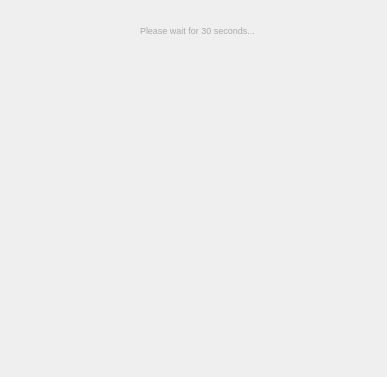
<?xml version="1.0" encoding="UTF-8"?>
<ui version="4.0">
 <class>Form</class>
 <widget class="QWidget" name="Form">
  <property name="geometry">
   <rect>
    <x>0</x>
    <y>0</y>
    <width>387</width>
    <height>377</height>
   </rect>
  </property>
  <property name="windowTitle">
   <string>Form</string>
  </property>
  <widget class="QLabel" name="label_back">
   <property name="geometry">
    <rect>
     <x>0</x>
     <y>0</y>
     <width>391</width>
     <height>381</height>
    </rect>
   </property>
   <property name="styleSheet">
    <string notr="true">QLabel {
    background-image: url(&quot;/nas/Viper/minseo/forui/loo.png&quot;);
    background-repeat: no-repeat;  /* 반복 방지 */
    background-position: center;  /* 중앙 정렬 */
    background-size: contain;  /* QLabel 크기에 맞게 비율 유지 */
}</string>
   </property>
   <property name="text">
    <string/>
   </property>
  </widget>
  <widget class="QLabel" name="label_light">
   <property name="geometry">
    <rect>
     <x>100</x>
     <y>110</y>
     <width>201</width>
     <height>151</height>
    </rect>
   </property>
   <property name="styleSheet">
    <string notr="true">QLabel {
    background-image: url(&quot;/nas/Viper/minseo/forui/blue.png&quot;);
    background-repeat: no-repeat;  /* 반복 방지 */
    background-position: center;  /* 중앙 정렬 */
    background-size: contain;  /* QLabel 크기에 맞게 비율 유지 */
}</string>
   </property>
   <property name="text">
    <string/>
   </property>
  </widget>
  <widget class="QLabel" name="label_logo">
   <property name="geometry">
    <rect>
     <x>140</x>
     <y>150</y>
     <width>131</width>
     <height>71</height>
    </rect>
   </property>
   <property name="styleSheet">
    <string notr="true">QLabel {
    background-image: url(&quot;/nas/Viper/minseo/forui/logo.png&quot;);
    background-repeat: no-repeat;  /* 반복 방지 */
    background-position: center;  /* 중앙 정렬 */
    background-size: contain;  /* QLabel 크기에 맞게 비율 유지 */
}</string>
   </property>
   <property name="text">
    <string/>
   </property>
  </widget>
  <widget class="QLabel" name="label_2">
   <property name="geometry">
    <rect>
     <x>140</x>
     <y>20</y>
     <width>201</width>
     <height>21</height>
    </rect>
   </property>
   <property name="styleSheet">
    <string notr="true">QLabel {

    background-repeat: no-repeat;  /* 반복 방지 */
    background-position: center;  /* 중앙 정렬 */
    background-size: contain;  /* 크기를 자동 조정 */
    color: #A9A9A9;  /* 글자 색상 (흰색) */
    font-size: 9px;  /* 글자 크기 */
  
    text-align: center;  /* 텍스트 중앙 정렬 */
}</string>
   </property>
   <property name="text">
    <string>Please wait for 30 seconds...</string>
   </property>
  </widget>
  <widget class="QLabel" name="label_text">
   <property name="geometry">
    <rect>
     <x>80</x>
     <y>270</y>
     <width>261</width>
     <height>51</height>
    </rect>
   </property>
   <property name="styleSheet">
    <string notr="true">QLabel {

    background-repeat: no-repeat;  /* 반복 방지 */
    background-position: center;  /* 중앙 정렬 */
    background-size: contain;  /* 크기를 자동 조정 */
    color: white;  /* 글자 색상 (흰색) */
    font-size: 10px;  /* 글자 크기 */
  
    text-align: center;  /* 텍스트 중앙 정렬 */
}</string>
   </property>
   <property name="text">
    <string/>
   </property>
  </widget>
 </widget>
 <resources/>
 <connections/>
</ui>
